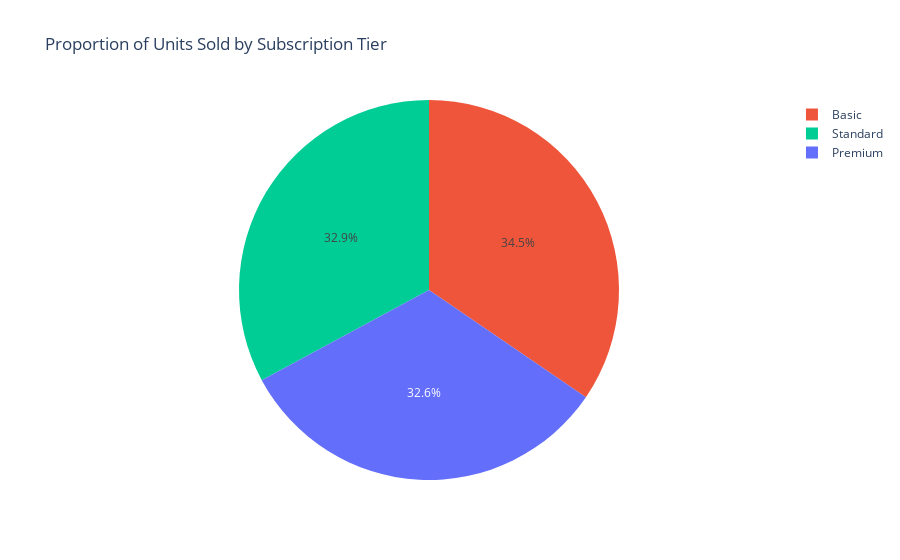

The notebook cell saved with this chart:
### Code cell
fig_pie = px.pie(df, names='Subscription_Tier', values='Units_Sold', title="Proportion of Units Sold by Subscription Tier", color="Subscription_Tier")
fig_pie.show()

### Figure 1 — Plotly figure (JSON) as saved in the notebook; plotly's stock layout.template omitted (floating-point values rounded to 4 significant figures; data arrays with more than 128 entries replaced by an {"elided": "..."} marker saying what was removed)
{"data": [{"customdata": {"elided": "10000x1 str values"}, "domain": {"x": [0, 1], "y": [0, 1]}, "hovertemplate": "Subscription_Tier=%{customdata[0]}<br>Units_Sold=%{value}<extra></extra>", "labels": {"elided": "10000 str values"}, "legendgroup": "", "marker": {"colors": {"elided": "10000 str values"}}, "name": "", "showlegend": true, "type": "pie", "values": {"elided": "10000 int values"}}], "layout": {"autosize": true, "legend": {"tracegroupgap": 0}, "title": {"text": "Proportion of Units Sold by Subscription Tier"}}}
